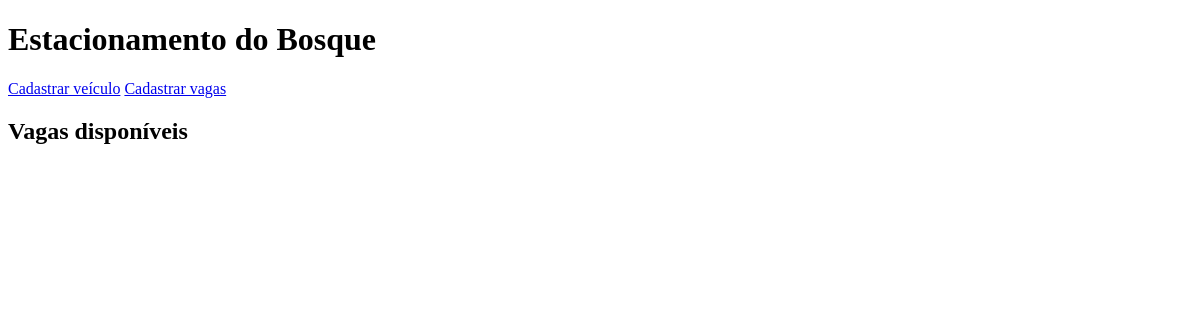
Before: / with the older database file.
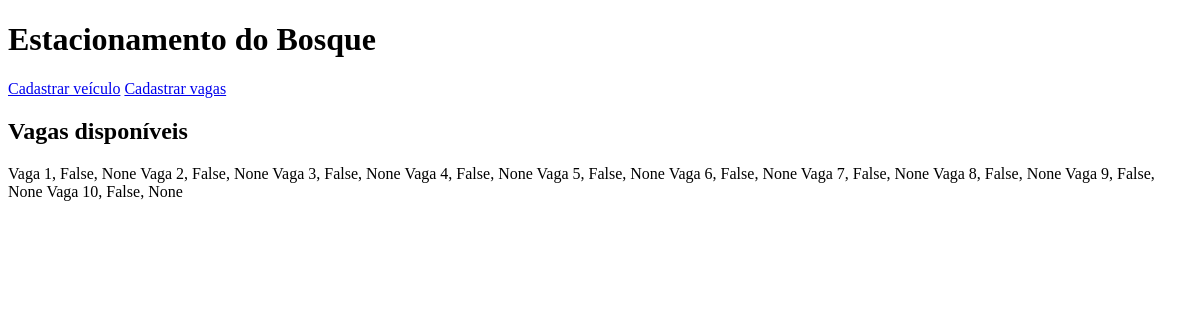
After: the same page with the newer database file.
### apps/models.py (models this page shows)
class ParkingSpace(models.Model):
    occupied = models.BooleanField(default=False)
    occupied_by = models.OneToOneField(
        Autos,
        null=True,
        default=None,
        on_delete=models.SET_NULL,
        related_name='parking_space'
    )
    def __str__(self):
        return f'Vaga {self.id}, {self.occupied}, {self.occupied_by}'

### apps/views.py (the view)
# urls.py: path('', views.main_page, name='main_page'),
def main_page(request):
    form = ParkingSpaceCreationForm(request.POST)
    if form.is_valid():
        for i in range(form.cleaned_data['qtd']):
           ParkingSpace.objects.create()
    all_parking_spaces = ParkingSpace.objects.all()
    return render(request, 'main_page.html', {'all_parking_spaces': all_parking_spaces})

### templates/main_page.html (shortened to what this page needs)
{% load static %}
<!DOCTYPE html>
<html lang="pt-br">
<head>
    <link rel="stylesheet" href="{% static 'css/main_page.css' %}">
</head>
<body>
    <header>
        <h1>Estacionamento do Bosque</h1>
    </header>
    <nav>
        <a href="{% url "apps:parking_creation_form" %}">Cadastrar veículo</a>
        <a href="{% url "apps:parking_creation_form" %}">Cadastrar vagas</a>
    </nav>
    <main>
        <h2>Vagas disponíveis</h2>
        <div id="parking_spaces">
            {% for parking in all_parking_spaces %}
                {{ parking }}
            {% endfor %}
        </div>
    </main>
</body>
</html>

### static/css/main_page.css (style rules this page uses)
#parking_spaces { display: flex; flex-direction: row; flex-wrap: wrap; }

Changed rows visible on the page:
added ParkingSpace: id+occupied+occupied_by "Vaga 1, False, None"
added ParkingSpace: id+occupied+occupied_by "Vaga 2, False, None"
added ParkingSpace: id+occupied+occupied_by "Vaga 3, False, None"
added ParkingSpace: id+occupied+occupied_by "Vaga 4, False, None"
added ParkingSpace: id+occupied+occupied_by "Vaga 5, False, None"
added ParkingSpace: id+occupied+occupied_by "Vaga 6, False, None"
added ParkingSpace: id+occupied+occupied_by "Vaga 7, False, None"
added ParkingSpace: id+occupied+occupied_by "Vaga 8, False, None"
added ParkingSpace: id+occupied+occupied_by "Vaga 9, False, None"
added ParkingSpace: id+occupied+occupied_by "Vaga 10, False, None"
